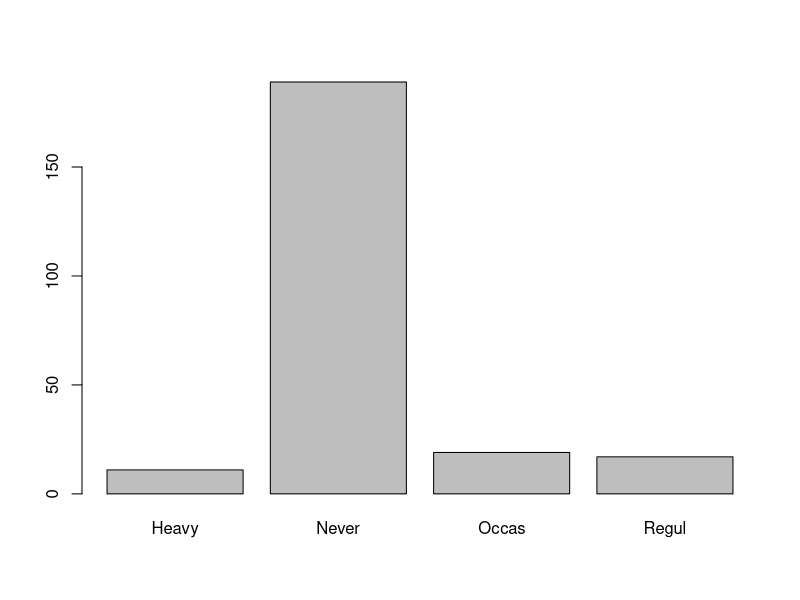
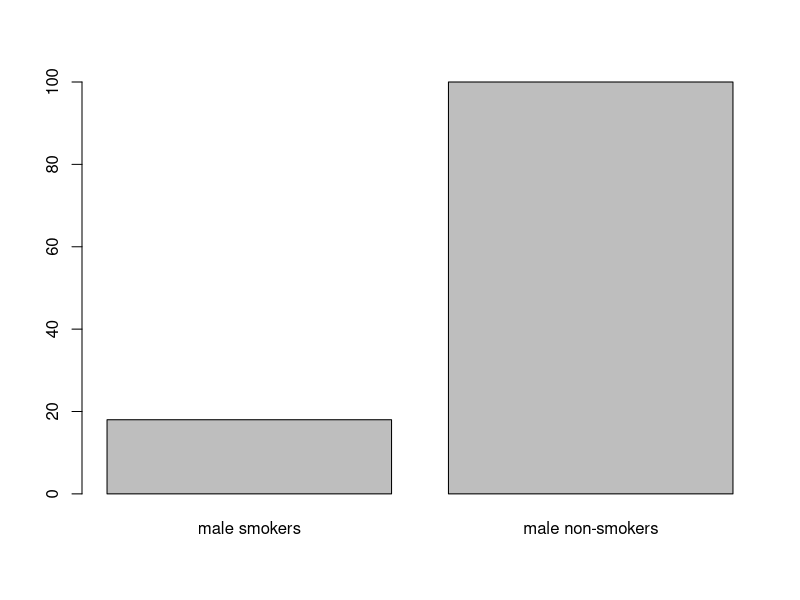
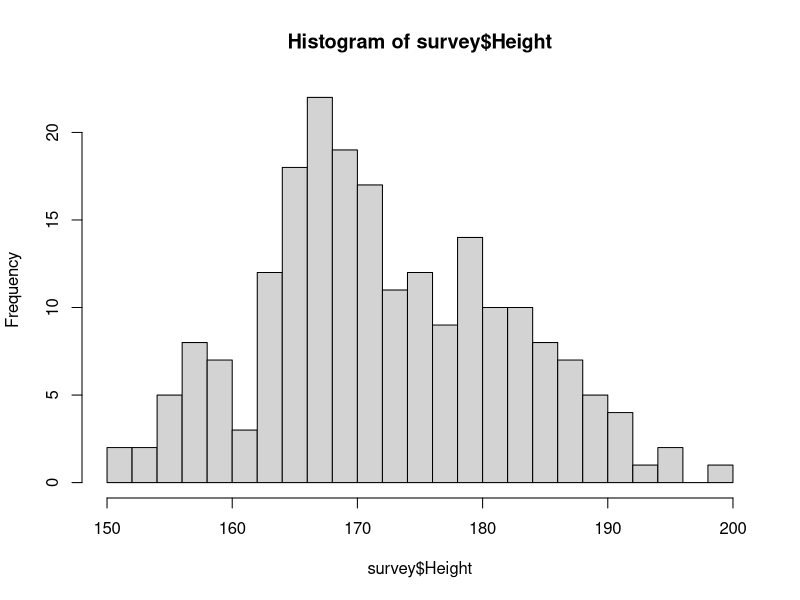
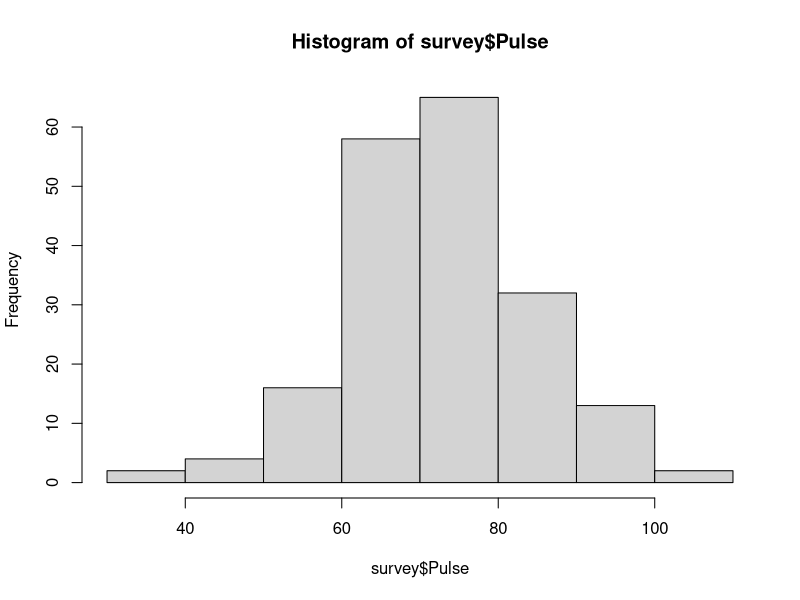
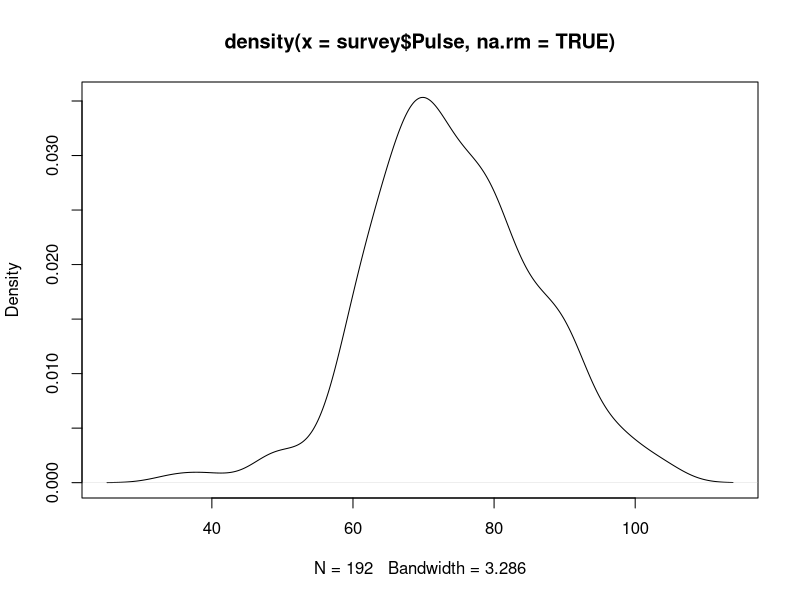

Write the R code that produced these figures, in order.
library(MASS)

#намираме първо всички стойности в колоната Smoke
unique(survey$Smoke)

#Задача 1
#вероятноста случайно избран човек да е редовен пушач
sum(survey$Smoke == 'Regul', na.rm = TRUE)/nrow(survey)

maleSmokers = sum(survey$Smoke %in% c("Regul", "Heavy") & survey$Sex == 'Male', na.rm = TRUE)

#вероятността случайно ибзбран човек да е мъж и редовен пушач
maleSmokers/nrow(survey)

#броят на всички мъже
maleNumber = sum(survey$Sex == 'Male', na.rm = TRUE)

#вероятността случайно избран мъж да е редовен пушач
prob = maleSmokers/maleNumber

#броят на всички редовни пушачи
regulOrHeavyCount = sum(survey$Smoke %in% c('Regul', 'Heavy'), na.rm = TRUE)

#вероятноста случайно избран редовен пушач да е мъж
maleSmokers/regulOrHeavyCount

#Зад 2
#барплот на броя на типовете пушачи
barplot(table(survey$Smoke))

#пушене в зависимост от пола
barplot(c(maleSmokers, maleNumber - maleSmokers), names.arg = c('male smokers', 'male non-smokers'))

#Зад 3
#некви статистики
summary(survey$Height)
heightMean = mean(survey$Height, na.rm = TRUE)
heightSd = sd(survey$Height, na.rm = TRUE)


maleHeights = survey[survey$Sex == 'Male', 'Height']
summary(maleHeights)
sd(maleHeights, na.rm = TRUE)

femaleHeights = survey[survey$Sex == 'Female', 'Height']
summary(femaleHeights)
sd(femaleHeights, na.rm = TRUE)

#каква част от студентите се различават от ср. височина с <= 1 стандартно отклонение?
sum(abs(survey$Height - heightMean) <= heightSd, na.rm = TRUE)/sum(!is.na(survey$Height))

#Зад 4
hist(survey$Height, breaks = 20)

#Зад 5
#хистограма на пулса на студентите
hist(survey$Pulse)

#графика плътността на разпределението на пулса 
plot(density(survey$Pulse, na.rm = TRUE))

